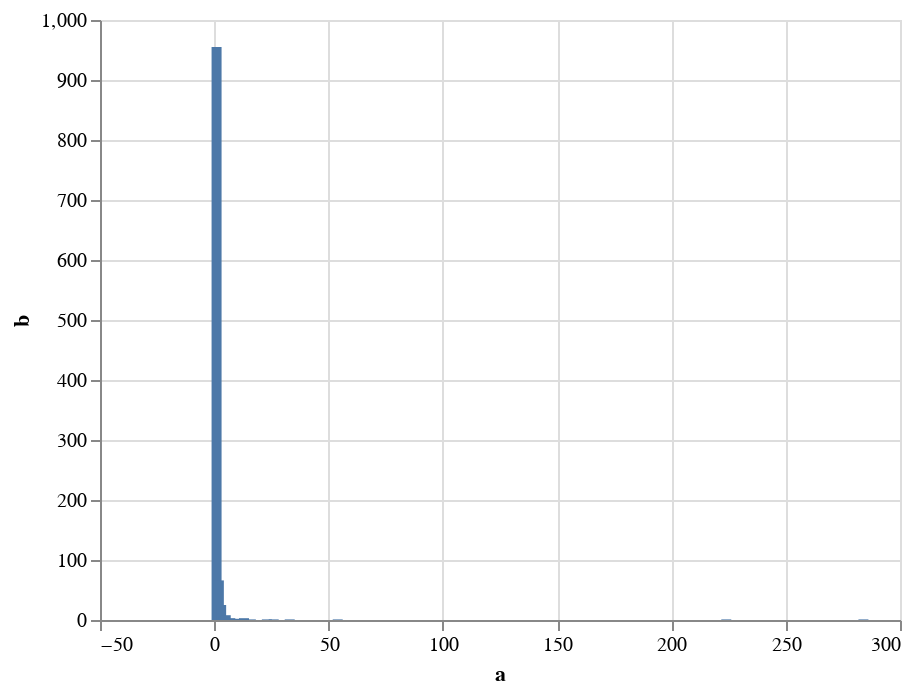

The code cell stored with this chart in its notebook:
### Code cell
def plot_degrees(graph):
    degdict = {}
    for deg in graph.degree():
        if deg[1] not in degdict:
            degdict[deg[1]] = 1
        else: degdict[deg[1]] += 1

    print(list(degdict.keys()))
    print(list(degdict.values()))

    source = pd.DataFrame({
        'a': list(degdict.keys()),
        'b': list(degdict.values())
    })

    return alt.Chart(source).mark_bar().encode(
        x='a',
        y='b'
    )

plot_degrees(graph)

### Figure 1 — Vega-Lite specification as saved in the notebook (floating-point values rounded to 4 significant figures)
{"config": {"view": {"continuousWidth": 400, "continuousHeight": 300}}, "data": {"name": "data-d74d29da545ed7fa15402a7391f5bcab"}, "mark": "bar", "encoding": {"x": {"field": "a", "type": "quantitative"}, "y": {"field": "b", "type": "quantitative"}}, "$schema": "https://vega.github.io/schema/vega-lite/v4.17.0.json", "datasets": {"data-d74d29da545ed7fa15402a7391f5bcab": [{"a": 1, "b": 955}, {"a": 2, "b": 66}, {"a": 3, "b": 25}, {"a": 23, "b": 1}, {"a": 4, "b": 6}, {"a": 284, "b": 1}, {"a": 7, "b": 3}, {"a": 33, "b": 1}, {"a": 5, "b": 8}, {"a": 13, "b": 3}, {"a": 9, "b": 2}, {"a": 54, "b": 1}, {"a": 6, "b": 1}, {"a": 224, "b": 1}, {"a": 8, "b": 1}, {"a": 16, "b": 1}, {"a": 26, "b": 1}]}}
